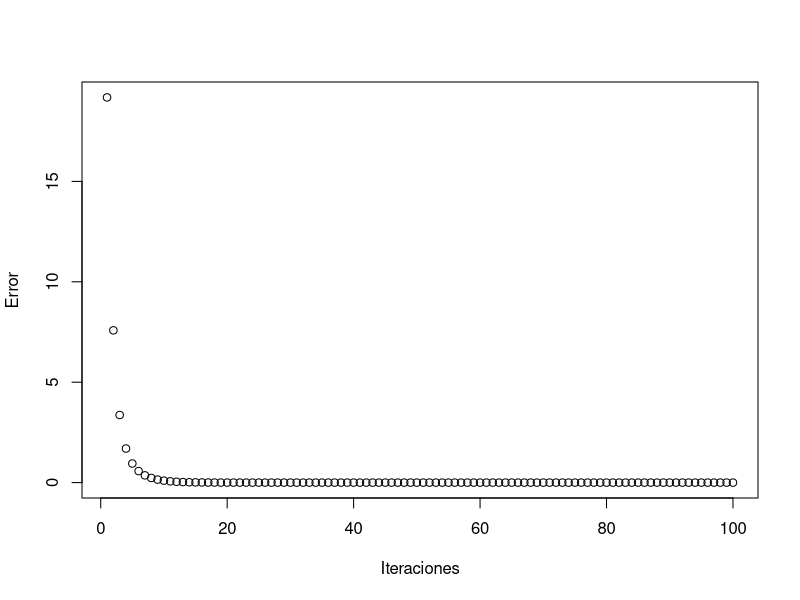

Reproduce this figure in R.
funcionError=function(valorEsperado,valorActual){
  return((valorEsperado-valorActual)**2)
}

grafica=function(resultados){
  plot(x=1:length(resultados[["error"]]),y=resultados[["error"]],xlab = "Iteraciones",ylab = "Error")
}

valoresY=function(w,dataFrame){
  sumaY<-numeric(nrow(dataFrame))
  for (i in 1:(ncol(dataFrame)-1)){
    sumaY<-sumaY+w[[i]]*dataFrame[[i]]
  }
  return(sumaY)
}

valoresAdaline=function(w,dataFrameOp,factorAprendizaje,numeroVeces,numDatosPrueba){
  cont<-0
  sumaError<-0
  errorTotal<-c()
  suma<-c()
  while(cont<numeroVeces){
    valor<-valoresY(w,dataFrameOp)
    for (l in 1:(nrow(dataFrameOp)-numDatosPrueba)) {
      error<-funcionError(dataFrameOp[[4]][[l]],valor[[l]])
      sumaError<-sumaError+error
      if(error!=0) {
        for (j in 1:length(w)){
          w[[j]]<-w[[j]]+factorAprendizaje*(dataFrameOp[[ncol(dataFrameOp)]][[l]]-valor[[l]])*dataFrameOp[[j]][[l]]
          suma<-w[[j]]+suma
        }
        valor<-valoresY(w,dataFrameOp)
      }
    }
    errorTotal<-append(errorTotal,sumaError)
    cont<-cont+1
    sumaError<-0
    
    for (h in numDatosPrueba){
      l<-l+1
      if (funcionError(dataFrameOp[[ncol(dataFrameOp)]][[l]],valor[[l]])==0){
        break
      }
    }
  }
  errorTotal<-0.5*(errorTotal)
  retorno<-list()
  retorno[["valoresW"]]<-w
  retorno[["error"]]<-errorTotal
  return(retorno)
}

dataFrameValores<-data.frame(x1=c(0,0,0,1,1,1,1),x2=c(0,1,1,0,0,1,1),x3=c(1,0,1,0,1,0,1),d=c(1,2,3,4,5,6,7))

resultados<-valoresAdaline(list(0.84,0.39,0.78),dataFrameValores,0.1,100,1)
grafica(resultados)

for (i in (1:length(resultados[["valoresW"]]))){
  cat(paste("**W",i,":",round(resultados[["valoresW"]][[i]],6),sep = ""))
  cat("\n")
}


